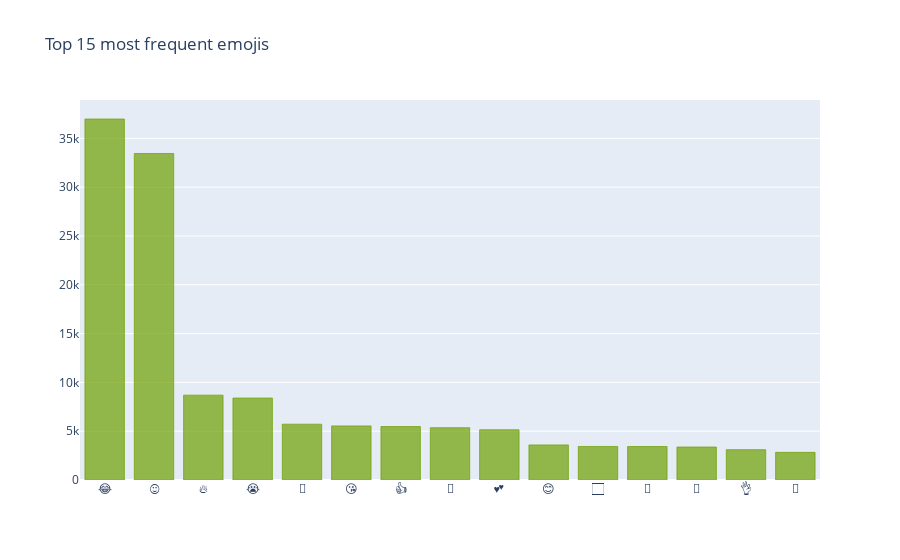

This figure's notebook cell:
### Code cell
emo_df = pd.DataFrame.from_dict(emo_dict, orient = 'index')
emo_df = emo_df.reset_index()
emo_df.columns = ["emoji", 'frequency']
emo_df.sort_values('frequency', ascending = False, inplace = True)
emo_df_top15 = emo_df.head(15).copy()
emo_df_top15.sort_values('frequency', ascending = False, inplace = True)

# plot
data = [graphObj.Bar(x = emo_df_top15['emoji'],
               y = emo_df_top15['frequency'],
               orientation = 'v',
               marker = dict(color = 'rgba(110, 160, 1, 0.7)',
                             line = dict(color = 'rgba(110, 160, 1, 0.7)',
                                         width = 1)))]

layout = dict(title = 'Top 15 most frequent emojis')
fig = dict(data = data, layout = layout)
iplot(fig, filename='basic-bar')

### Figure 1 — Plotly figure (JSON) as saved in the notebook; plotly's stock layout.template omitted (floating-point values rounded to 4 significant figures)
{"data": [{"marker": {"color": "rgba(110, 160, 1, 0.7)", "line": {"color": "rgba(110, 160, 1, 0.7)", "width": 1}}, "orientation": "v", "type": "bar", "x": ["😂", "😍", "🔥", "😭", "👏", "😘", "👍", "💖", "💕", "😊", "🏻", "💜", "😬", "👌", "💙"], "y": [36987, 33453, 8694, 8398, 5719, 5545, 5476, 5359, 5147, 3596, 3438, 3429, 3381, 3112, 2831]}], "layout": {"title": {"text": "Top 15 most frequent emojis"}}}
